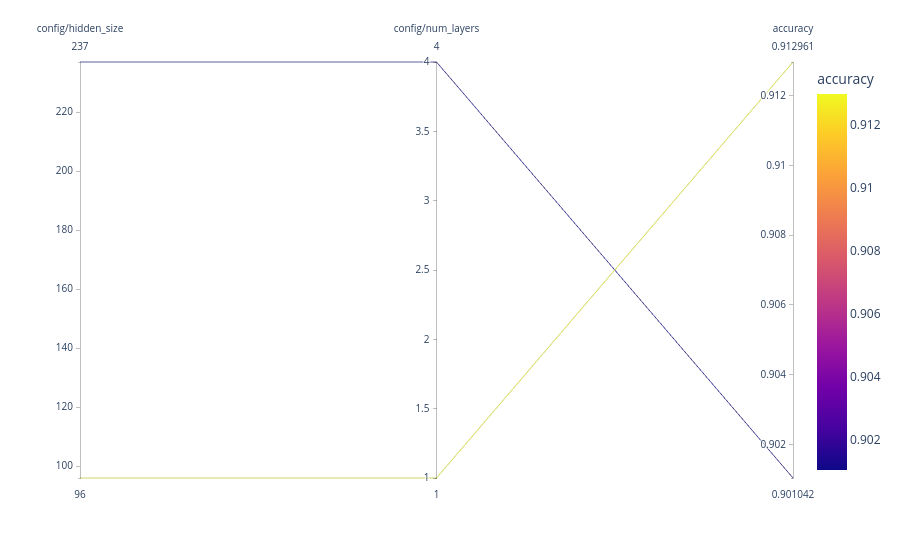

The cell this chart's notebook holds for it:
### Code cell
visualize.parallel_plot(analysis, columns)

### Figure 1 — Plotly figure (JSON) as saved in the notebook; plotly's stock layout.template omitted (floating-point values rounded to 4 significant figures)
{"data": [{"dimensions": [{"label": "config/hidden_size", "values": [96, 237]}, {"label": "config/num_layers", "values": [1, 4]}, {"label": "accuracy", "values": [0.913, 0.901]}], "domain": {"x": [0, 1], "y": [0, 1]}, "line": {"color": [0.913, 0.901], "coloraxis": "coloraxis"}, "name": "", "type": "parcoords"}], "layout": {"coloraxis": {"colorbar": {"title": {"text": "accuracy"}}, "colorscale": [[0, "#0d0887"], [0.1111, "#46039f"], [0.2222, "#7201a8"], [0.3333, "#9c179e"], [0.4444, "#bd3786"], [0.5556, "#d8576b"], [0.6667, "#ed7953"], [0.7778, "#fb9f3a"], [0.8889, "#fdca26"], [1, "#f0f921"]]}, "legend": {"tracegroupgap": 0}, "margin": {"t": 60}}}
